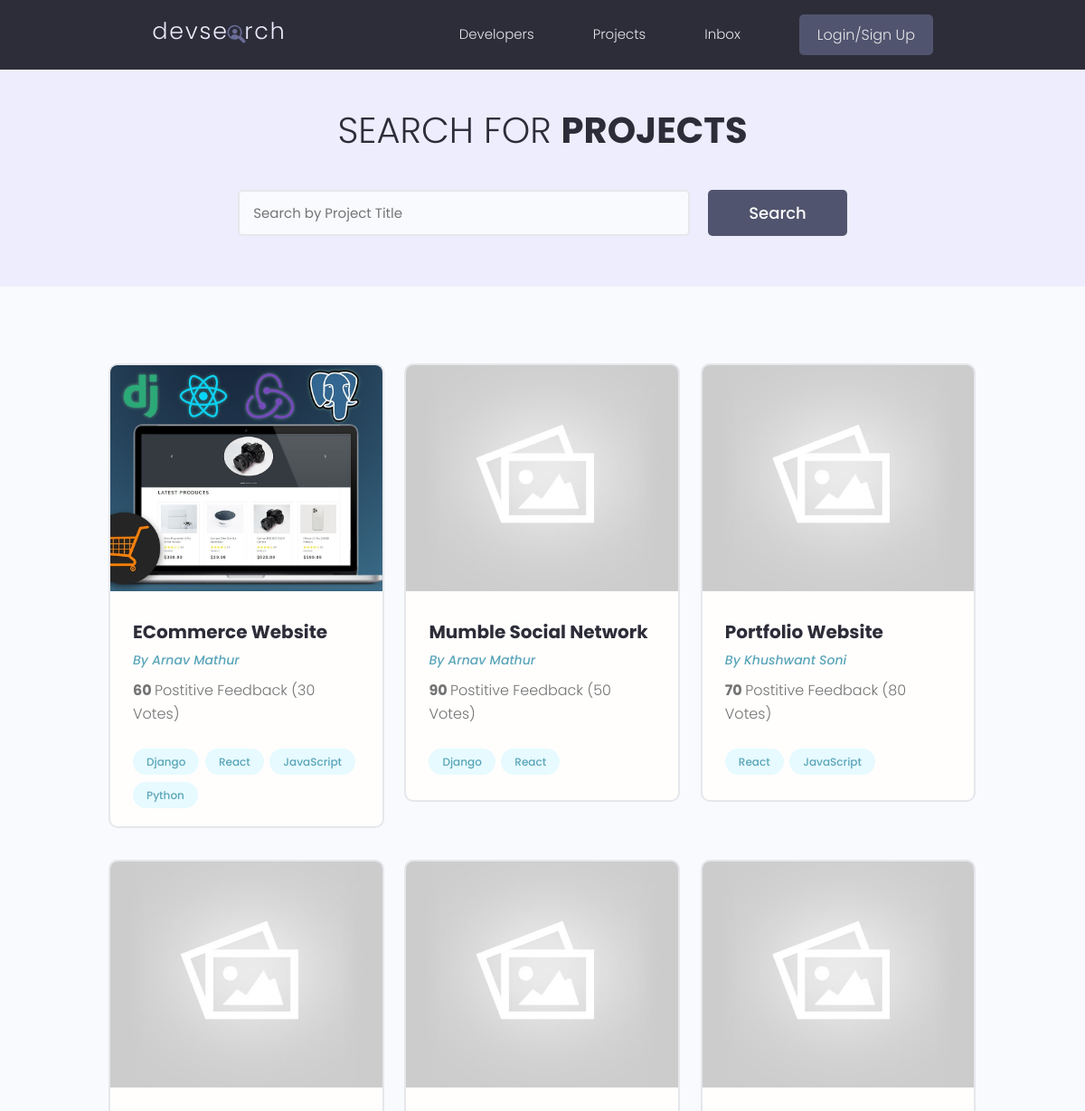
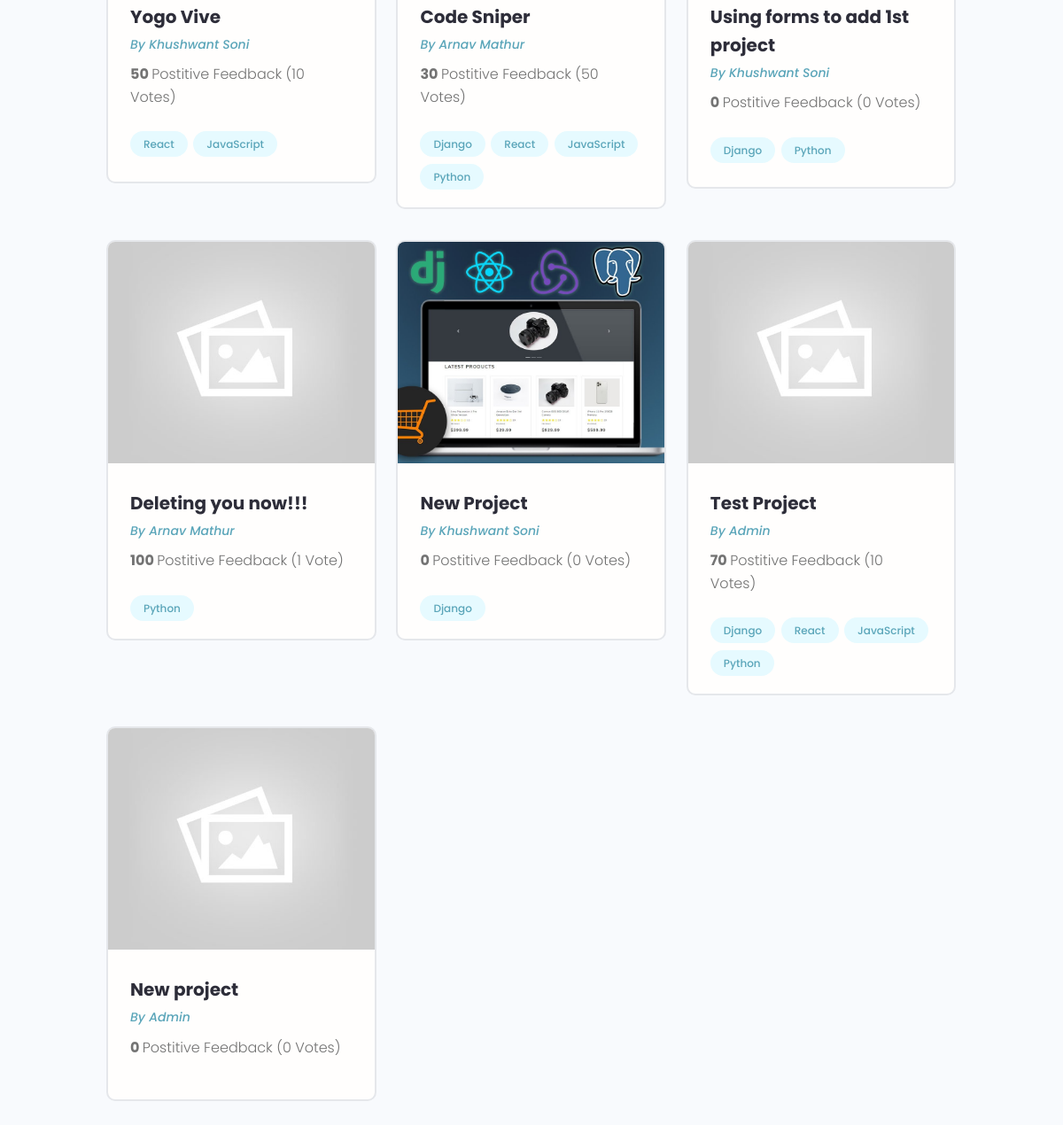
/projects/, run on the app's committed database (2 pictures, top to bottom).
### projects/models.py (models this page shows, shortened)
class Project(models.Model):
    owner = models.ForeignKey(Profile, null=True, blank=True, on_delete=models.SET_NULL)
    title = models.CharField(max_length=200)
    description = models.TextField(null=True, blank=True)
    featured_image = models.ImageField(default="default.jpg",null=True, blank=True)
    demo_link = models.CharField(max_length=2000, null=True, blank=True)
    source_link = models.CharField(max_length=2000, null=True, blank=True)
    tags = models.ManyToManyField('Tag', blank=True)
    vote_total = models.IntegerField(default=0, null=True, blank=True)
    vote_ratio = models.IntegerField(default=0, null=True, blank=True)
    created = models.DateTimeField(auto_now_add=True)
    id = models.UUIDField(default=uuid.uuid4, unique=True, primary_key=True, editable=False)

class Tag(models.Model):
    name = models.CharField(max_length=200)
    created = models.DateTimeField(auto_now_add=True)
    id = models.UUIDField(default=uuid.uuid4, unique=True, primary_key=True, editable=False)
    def __str__(self):
        return self.name

### users/models.py (models this page shows, shortened)
class Profile(models.Model):
    user = models.OneToOneField(User, on_delete=models.CASCADE, null=True, blank=True)
    name = models.CharField(max_length=200, blank=True, null=True)
    username = models.CharField(max_length=200, blank=True, null=True)
    location = models.CharField(max_length=200, blank=True, null=True)
    email = models.EmailField(max_length=500, blank=True, null=True)
    short_intro = models.CharField(max_length=200, blank=True, null=True)
    bio = models.TextField(blank=True, null=True)
    profile_image = models.ImageField(upload_to='profiles/', default='profiles/user-default.png', null=True, blank=True)
    social_github = models.CharField(max_length=200, blank=True, null=True)
    social_twitter = models.CharField(max_length=200, blank=True, null=True)
    social_linkedin = models.CharField(max_length=200, blank=True, null=True)
    social_youtube = models.CharField(max_length=200, blank=True, null=True)
    social_website = models.CharField(max_length=200, blank=True, null=True)
    created = models.DateTimeField(auto_now_add=True)
    id = models.UUIDField(default=uuid.uuid4, unique=True, primary_key=True, editable=False)

### projects/views.py (the view)
# urls.py: path('projects/', include('projects.urls')),
def projects(request):
    projects = Project.objects.all()
    context = {'projects': projects}
    return render(request, 'projects/projects.html', context)

### projects/templates/projects/projects.html (shortened to what this page needs)
{% extends 'main.html' %}
{% block content %}
<main class="projects">
    <section class="hero-section text-center">
      <div class="container container--narrow">
        <div class="hero-section__box">
          <h2>Search for <span>Projects</span></h2>
        </div>
        <div class="hero-section__search">
          <form class="form" action="#" method="get">
            <div class="form__field">
              <input class="input input--text" id="formInput#search" type="text" name="text"
                placeholder="Search by Project Title" />
            </div>
            <input class="btn btn--sub btn--lg" type="submit" value="Search" />
          </form>
        </div>
      </div>
    </section>
    <section class="projectsList">
      <div class="container">
        <div class="grid grid--three">
        {% for project in projects %}
            <div class="column">
            <div class="card project">
              <a href="{% url 'project' project.id %}" class="project">
                <img class="project__thumbnail" src="{{ project.featured_image.url }}" alt="project thumbnail" />
                <div class="card__body">
                  <h3 class="project__title"> {{ project.title }}</h3>
                  <p><a class="project__author" href="{% url 'user-profile' project.owner.id %}">By {{ project.owner.name }}</a></p>
                  <p class="project--rating">
                    <span style="font-weight: bold;"> {{ project.vote_ratio }} </span> Postitive
                    Feedback ({{ project.vote_total }} Vote{{ project.vote_total|pluralize:"s"}})
                  </p>
                  <div class="project__tags">
                    {% for tag in project.tags.all %}
                    <span class="tag tag--pill tag--main">
                      <small>{{ tag }}</small>
                    </span>
                    {% endfor %}
                  </div>
                </div>
              </a>
            </div>
          </div>
    {% endfor %}
    </section>
  </main>
{% endblock content %}

### templates/main.html (shortened to what this page needs)
{% load static %}
<!DOCTYPE html>
<html lang="en">
<head>
    <link rel="stylesheet" href="https://cdn.iconmonstr.com/1.3.0/css/iconmonstr-iconic-font.min.css" />
    <link rel="stylesheet" href="{% static 'uikit/styles/uikit.css' %}" />
    <link rel="stylesheet" href="{% static 'styles/app.css' %}" />
</head>
<body>
    {% include 'navbar.html' %}
    {% block content %}
    {% endblock content %}
</body>
</html>

### templates/navbar.html (shortened to what this page needs)
{% load static %}
<header class="header">
<div class="container container--narrow">
    <a href="{% url 'profiles' %}" class="header__logo">
    <img src="{% static 'images/logo.svg' %}" alt="DevSearch Logo" />
    </a>
    <nav class="header__nav">
    <ul class="header__menu">
        <li class="header__menuItem"><a href="{% url 'profiles' %}">Developers</a></li>
        <li class="header__menuItem"><a href="{% url 'projects' %}">Projects</a></li>
        <li class="header__menuItem"><a href="">Inbox</a></li>
        {% if request.user.is_authenticated %}
        <li class="header__menuItem"><a href="{% url 'account' %}">Account</a></li>
        <li class="header__menuItem"><a href="{% url 'logout' %}" class="btn btn--sub">Logout</a></li>
        {% else %}
        <li class="header__menuItem"><a href="{% url 'login' %}" class="btn btn--sub">Login/Sign Up</a></li>
        {% endif %}
    </ul>
    </nav>
</div>
</header>

### static/styles/app.css (style rules this page uses)
:root { --color-sub: #2d2d39; }
.btn--sub { background-color: var(--color-sub-light); }
.card { border: 2px solid var(--color-light); }
img { width: 100%; }
.header { position: sticky; z-index: 111; background-color: var(--color-sub); padding: 1.5rem 0; }
.header > .container { display: flex; justify-content: space-between; align-items: center; }
.header__logo > img { height: 3.8rem; }
.header__nav > ul { display: inline-flex; align-items: center; list-style: none; gap: 6.5rem; }
.header__menuItem > a { color: var(--color-light); font-weight: 300; }
.hero-section { height: 40vh; display: flex; align-items: center; background-color: var(--color-sub); }
.hero-section__box { margin-bottom: 4rem; }
.hero-section__box > h2, .hero-section__box > h2 > span { font-size: 4rem; color: var(--color-light); line-height: 1.3; text-transform: uppercase; }
.hero-section__box > h2 { font-weight: 300; }
.hero-section__box > h2 > span { font-weight: 700; }
.hero-section__search > .form { display: flex; align-items: center; justify-content: center; gap: 2rem; }
.hero-section__search > .form input.input--text { width: 50rem; }
.project__author { font-size: 1.4rem; font-style: italic; }
.project--rating { margin-bottom: 1.6em; margin-top: .5em; }
.projects > .hero-section { background: var(--color-sub-lighter); height: 30vh; }
.projects .hero-section__box { margin-bottom: 2.5rem; }
.projects .hero-section__box > h2 { color: var(--color-sub); }
.projects .hero-section__box > h2 > span { font-weight: 700; color: var(--color-sub); }
.projectsList { margin-top: 8rem; }
.project__thumbnail { height: 25rem; object-fit: cover; object-position: top center; }
.project__title { font-size: 2rem; font-weight: 700; color: var(--color-sub); }

### static/uikit/styles/modules/_variables.css (style rules this page uses)
:root { --color-main: #5aa5b9; --color-main-light: #e6faff; --color-sub: #3f4156; --color-sub-light: #51546e; --color-sub-lighter: #ededfd; --color-text: #737373; --color-gray: #8b8b8b; --color-light: #e5e7eb; --color-light-gray: #767676; --color-bg: #f8fafd; --color-white: #fffefd; --color-white-light: #f3f3f3; --color-success: #359e64; --color-success-bg: #def8e8; --color-error: #fc4b0b; --color-error-bg: #fff2ee; --font-base: 'Poppins', arial, helvetica, 'Segoe UI', roboto, ubuntu, sans-serif; --font-monospace: 'Fira Code', 'Courier New', courier, monospace; --font-regular: 300; --font-medium: 500; --font-bold: 700; --generic-shadow: 1px 1px 5px #00000010; --generic-transition: all 0.3s ease-in-out; }

### static/uikit/styles/modules/_base.css (style rules this page uses)
* { margin: 0; padding: 0; box-sizing: border-box; text-rendering: optimizeLegibility; color: inherit; font-size: inherit; }
html { font-size: 50%; }
@media only screen and (min-width: 480px) { html { font-size: 56.25%; } }
@media only screen and (min-width: 1200px) { html { font-size: 62.5%; } }
body { line-height: 1.6; font-weight: 400; font-size: 1.5rem; color: var(--color-text); background-color: var(--color-bg); min-height: 100vh; }

### static/uikit/styles/modules/_typography.css (style rules this page uses)
* { font-family: var(--font-base); }
h2 { font-size: 3.6rem; font-weight: var(--font-bold); }
h3 { font-size: 3.2rem; font-weight: var(--font-medium); }
p, span, strong { font-size: 1.6rem; color: var(--color-text); font-weight: var(--font-regular); }
a { padding-bottom: 2px; text-decoration: none; display: inline-block; color: var(--color-main); font-weight: var(--font-medium); }

### static/uikit/styles/modules/_utilities.css (style rules this page uses)
.container { width: 92%; max-width: 165rem; margin: 0 auto; box-sizing: border-box; }
.container--narrow { width: 92%; max-width: 120rem; }
@media screen and (min-width: 1000px) { .container { width: 90%; } }
@media screen and (min-width: 1000px) { .container--narrow { width: 85%; } }
@media screen and (min-width: 1200px) { .container { width: 80%; } }
@media screen and (min-width: 1200px) { .container--narrow { width: 72%; } }
.text-center { text-align: center; }

### static/uikit/styles/modules/_button.css (style rules this page uses)
.btn { display: inline-block; position: relative; cursor: pointer; background-color: var(--color-light); font-weight: var(--font-medium); color: var(--color-sub); text-decoration: none; padding: 1rem 2rem; border-radius: 0.5rem; border: none; width: -webkit-fit-content; width: -moz-fit-content; width: fit-content; height: -webkit-fit-content; height: -moz-fit-content; height: fit-content; font-size: 1.6rem; outline-width: 0; outline-color: transparent; -webkit-backface-visibility: hidden; backface-visibility: hidden; transition: all 0.3s ease-in-out; }
.btn--sub { background-color: var(--color-sub); color: var(--color-white); }
.btn--lg { font-size: 1.8rem; padding: 1.2rem 4.5rem; }

### data on the page
Project: featured_image (picture), title "ECommerce Website", owner.name "Arnav Mathur", vote_ratio "60", vote_total "30"
Tag: name "Django"
Tag: name "React"
Tag: name "JavaScript"
Tag: name "Python"
Project: featured_image (placeholder picture), title "Mumble Social Network", owner.name "Arnav Mathur", vote_ratio "90", vote_total "50"
Project: featured_image (placeholder picture), title "Portfolio Website", owner.name "Khushwant Soni", vote_ratio "70", vote_total "80"
Project: featured_image (placeholder picture), title "Yogo Vive", owner.name "Khushwant Soni", vote_ratio "50", vote_total "10"
Project: featured_image (placeholder picture), title "Code Sniper", owner.name "Arnav Mathur", vote_ratio "30", vote_total "50"
Project: featured_image (placeholder picture), title "Using forms to add 1st project", owner.name "Khushwant Soni", vote_ratio "0", vote_total "0"
Project: featured_image (placeholder picture), title "Deleting you now!!!", owner.name "Arnav Mathur", vote_ratio "100", vote_total "1"
Project: featured_image (picture), title "New Project", owner.name "Khushwant Soni", vote_ratio "0", vote_total "0"
Project: featured_image (placeholder picture), title "Test Project", owner.name "Admin", vote_ratio "70", vote_total "10"
Project: featured_image (placeholder picture), title "New project", owner.name "Admin", vote_ratio "0", vote_total "0"
